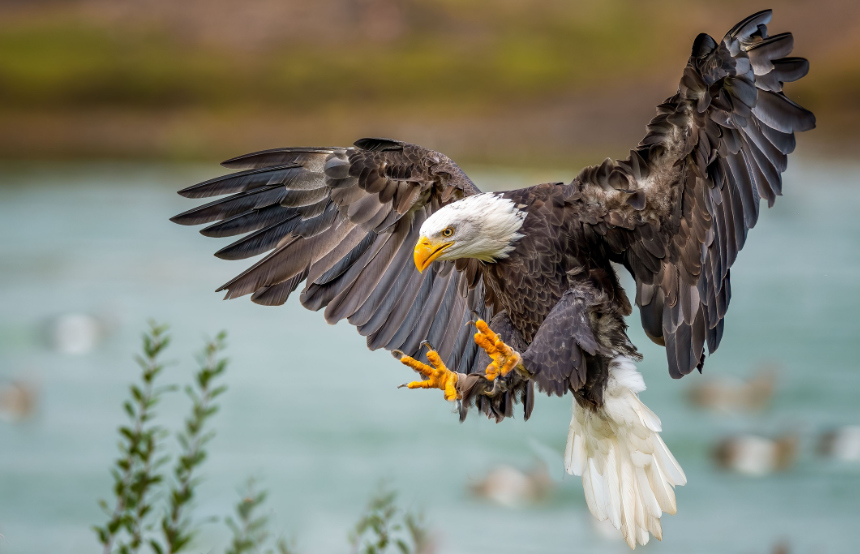
#> input picture Eagle.jpg, 860 x 554 px
$ python FaceDetection.py
#> lines starting #> are read from the running program, lines starting #| are printed output that depends on the picture; after the words box and inside, x2 and y2 are one past the last pixel; in counts of white or black regions, pixels touching at a corner belong together
import cv2

# Load the cascade
face_cascade = cv2.CascadeClassifier(cv2.data.haarcascades + 'haarcascade_frontalface_default.xml')

# Read the input image
img = cv2.imread('Eagle.jpg')
#> img is the input picture: shape (554, 860, 3); mean B, G, R 115.3, 127.8, 126.9

# Resize the image
width = 800  # Desired width
height = 600  # Desired height
img_resized = cv2.resize(img, (width, height))
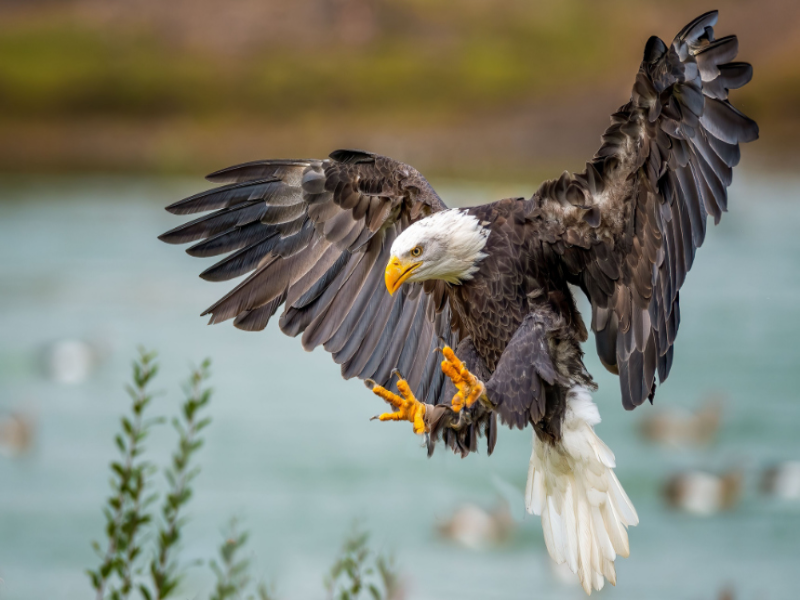
#> img_resized: shape (600, 800, 3); mean B, G, R 115.2, 127.7, 126.8

# Convert the resized image to grayscale
gray = cv2.cvtColor(img_resized, cv2.COLOR_BGR2GRAY)
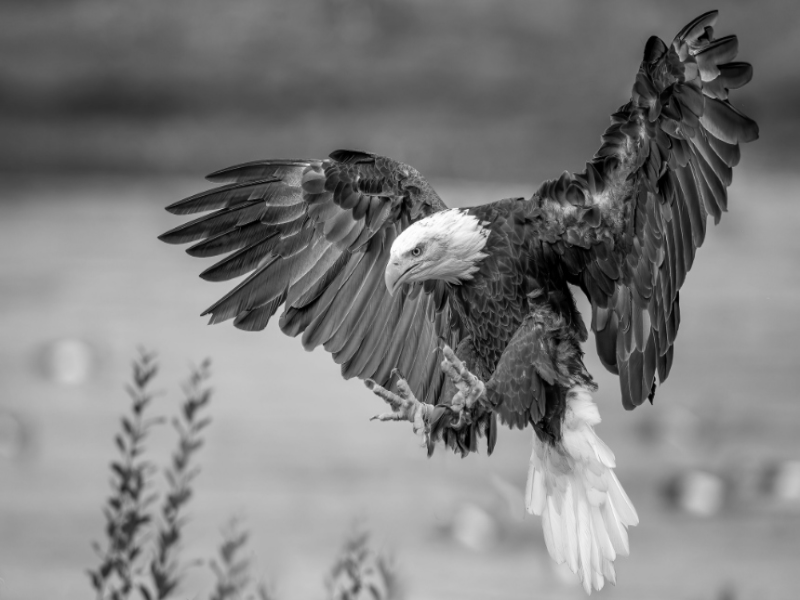
#> gray: shape (600, 800); min 0, max 254, mean 126

# Detect faces
faces = face_cascade.detectMultiScale(gray, scaleFactor=1.1, minNeighbors=5, minSize=(30, 30))
#> faces = [[175, 542, 55, 55]]

# Draw rectangle around the faces
for (x, y, w, h) in faces:
    cv2.rectangle(img_resized, (x, y), (x + w, y + h), (255, 0, 0), 2)
#> this loop made 1 pass
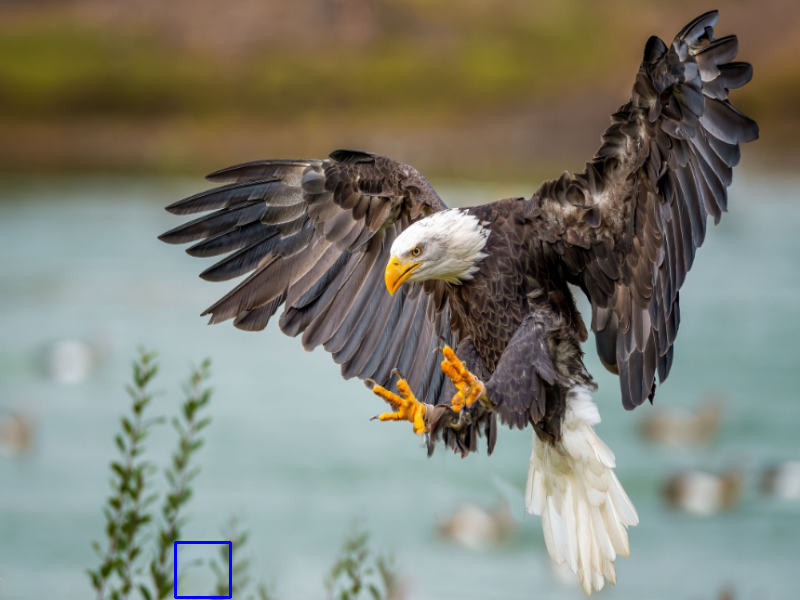
#> img_resized: shape (600, 800, 3); 0.14% of pixels changed, all inside (x1, y1, x2, y2) = (174, 541, 232, 599)

# Save the output image
cv2.imwrite('output.jpg', img_resized)

# Display the output
cv2.imshow('Face Detection', img_resized)
cv2.waitKey()
cv2.destroyAllWindows()

$ run again, with Badri.jpg copied over Eagle.jpg
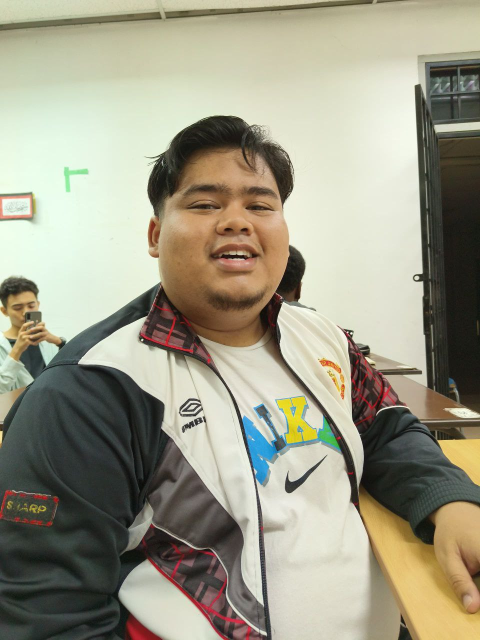
#> input picture Badri.jpg, 960 x 1280 px (shown at 1/2 size)
#> img is the input picture: shape (1280, 960, 3); mean B, G, R 135.1, 154.4, 157.3
#> `img_resized = cv2.resize(img, (width, height))`:
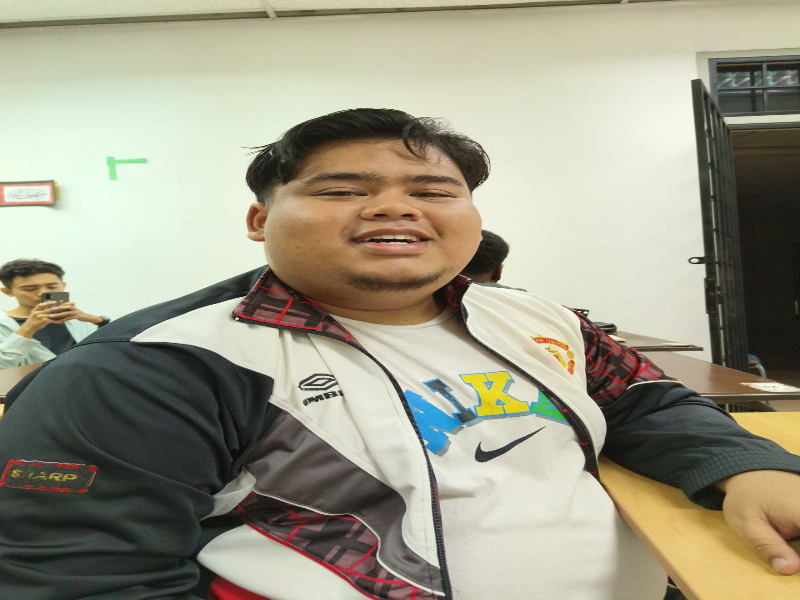
#> img_resized: shape (600, 800, 3); mean B, G, R 135, 154.3, 157.3
#> `gray = cv2.cvtColor(img_resized, cv2.COLOR_BGR2GRAY)`:
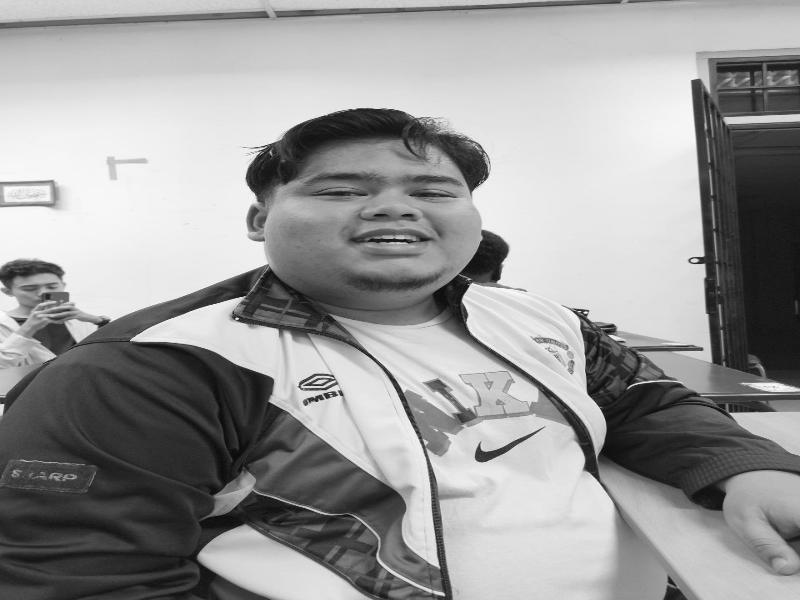
#> gray: shape (600, 800); min 8, max 252, mean 153
#> faces = ()

$ run again, with akim.jpg copied over Eagle.jpg
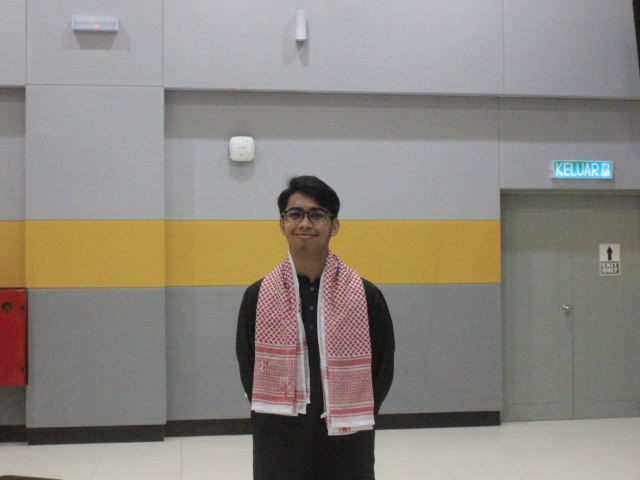
#> input picture akim.jpg, 1280 x 960 px (shown at 1/2 size)
#> img is the input picture: shape (960, 1280, 3); mean B, G, R 128.1, 135.8, 141.8
#> `gray = cv2.cvtColor(img_resized, cv2.COLOR_BGR2GRAY)`:
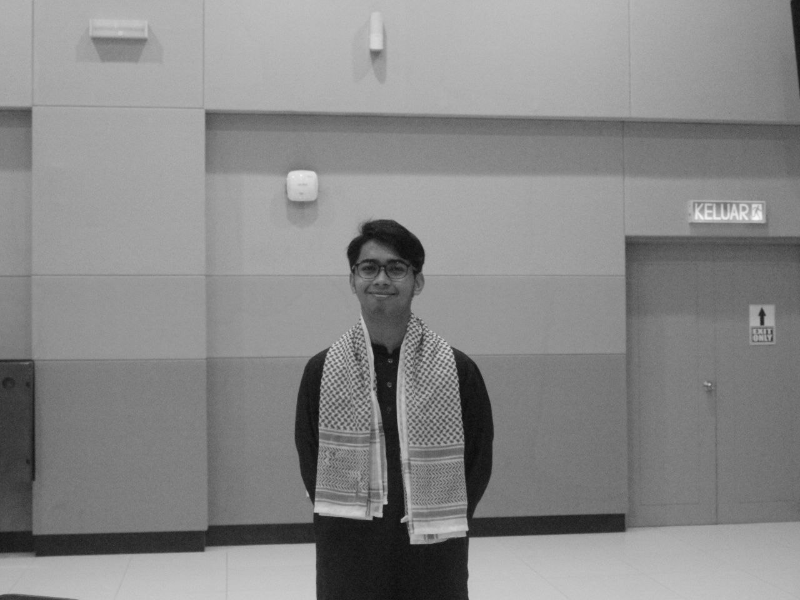
#> gray: shape (600, 800); min 12, max 248, mean 136.6
#> faces = [[346, 241, 72, 72]]
#> the loop `for (x, y, w, h) in faces:` made 1 pass
#> after the loop `for (x, y, w, h) in faces:`:
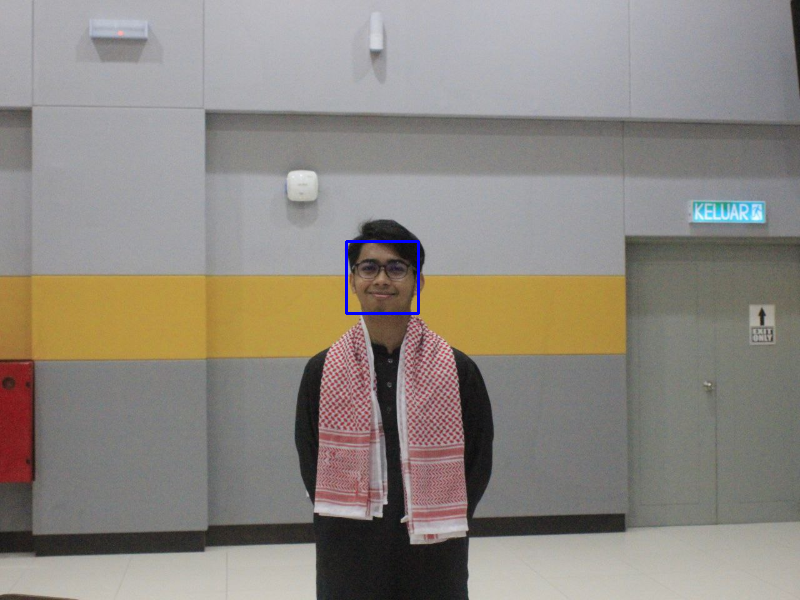
#> img_resized: shape (600, 800, 3); mean B, G, R 128.4, 135.5, 141.5
